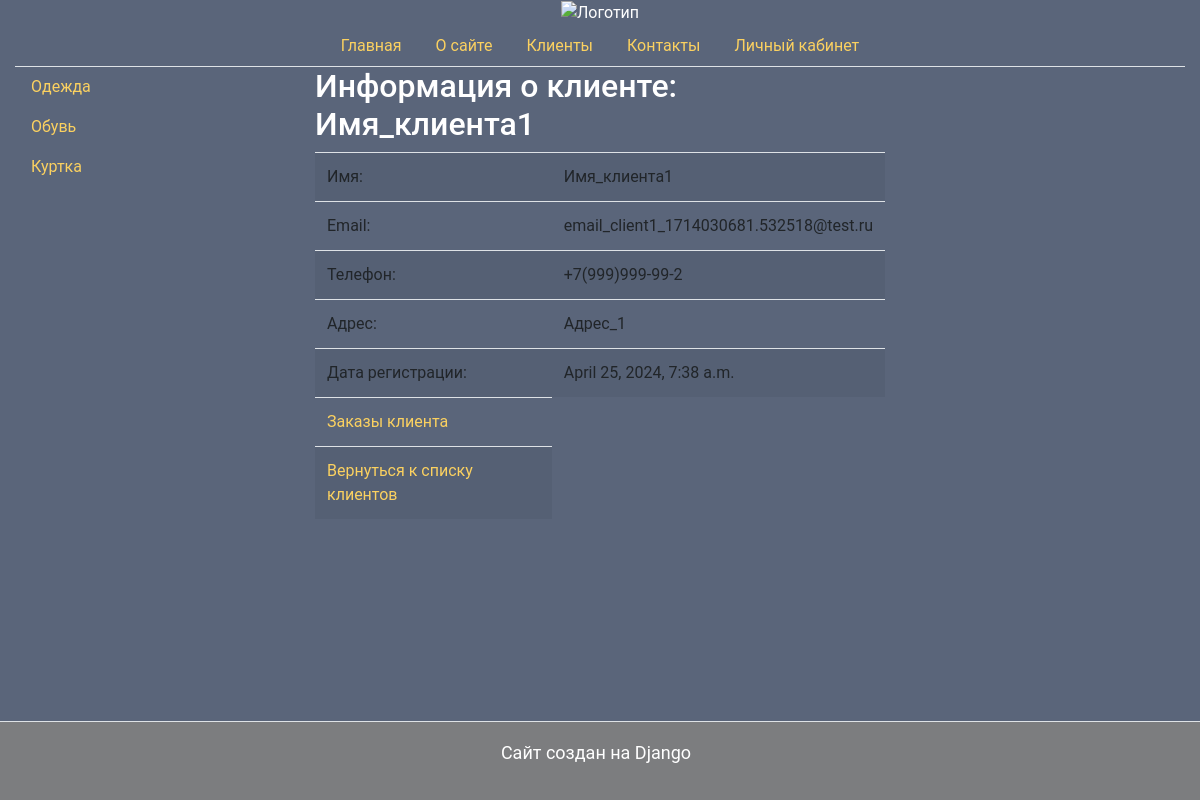
Screenshot of /client_about/1/ with the database file from the repository.
### myapp/models.py (models this page shows, shortened)
class Client(models.Model): # создание модели Client.
    name = models.CharField(max_length=50)
    email = models.EmailField(unique=True)# уникальное поле, не может быть одинаковых email
    phone = models.CharField(max_length=16) #+7(999)999-99-99
    address = models.CharField(max_length=100)
    reg_data = models.DateTimeField(auto_now_add=True)

### myapp/views.py (the view)
# urls.py: path('client_about/<int:client_id>/', views.client_about, name='client_about'), # путь к представлению client_about
def client_about(request, client_id):
    client = get_object_or_404(Client, pk=client_id)
    return render(request, 'client_about.html', {'client': client, 'title': 'Информация о клиенте'})

### myapp/templates/client_about.html (shortened to what this page needs)
{% extends 'base.html' %}
{% block content %}
<h2>Информация о клиенте: {{ client.name }}</h2>
<table class="table table-striped">
    <tr>
        <td>Имя:</td>
        <td>{{ client.name }}</td>
    </tr>
    <tr>
        <td>Email:</td>
        <td>{{ client.email }}</td>
    </tr>
    <tr>
        <td>Телефон:</td>
        <td>{{ client.phone }}</td>
    </tr>
    <tr>
        <td>Адрес:</td>
        <td>{{ client.address }}</td>
    </tr>
    <tr>
        <td>Дата регистрации:</td>
        <td>{{ client.reg_data }}</td>
    </tr>
    <tr>
        <td><a href="{% url 'client_orders' client.id %}">Заказы клиента</a></td>
    </tr>
    <tr>
        <td><a href="{% url 'clients_all' %}">Вернуться к списку клиентов</a></td>
    </tr>
</table>
{% endblock %}

### myapp/templates/base.html (style rules this page uses)
body { background: #5A657A; color: white; font-family: "Roboto", sans-serif; }
body a { color: #FBD160; }

### rows the page displays
Client: name "Имя_клиента1", email "email_client1_1714030681.532518@test.ru", phone "+7(999)999-99-2", address "Адрес_1", reg_data "April 25, 2024, 7:38 a.m."
